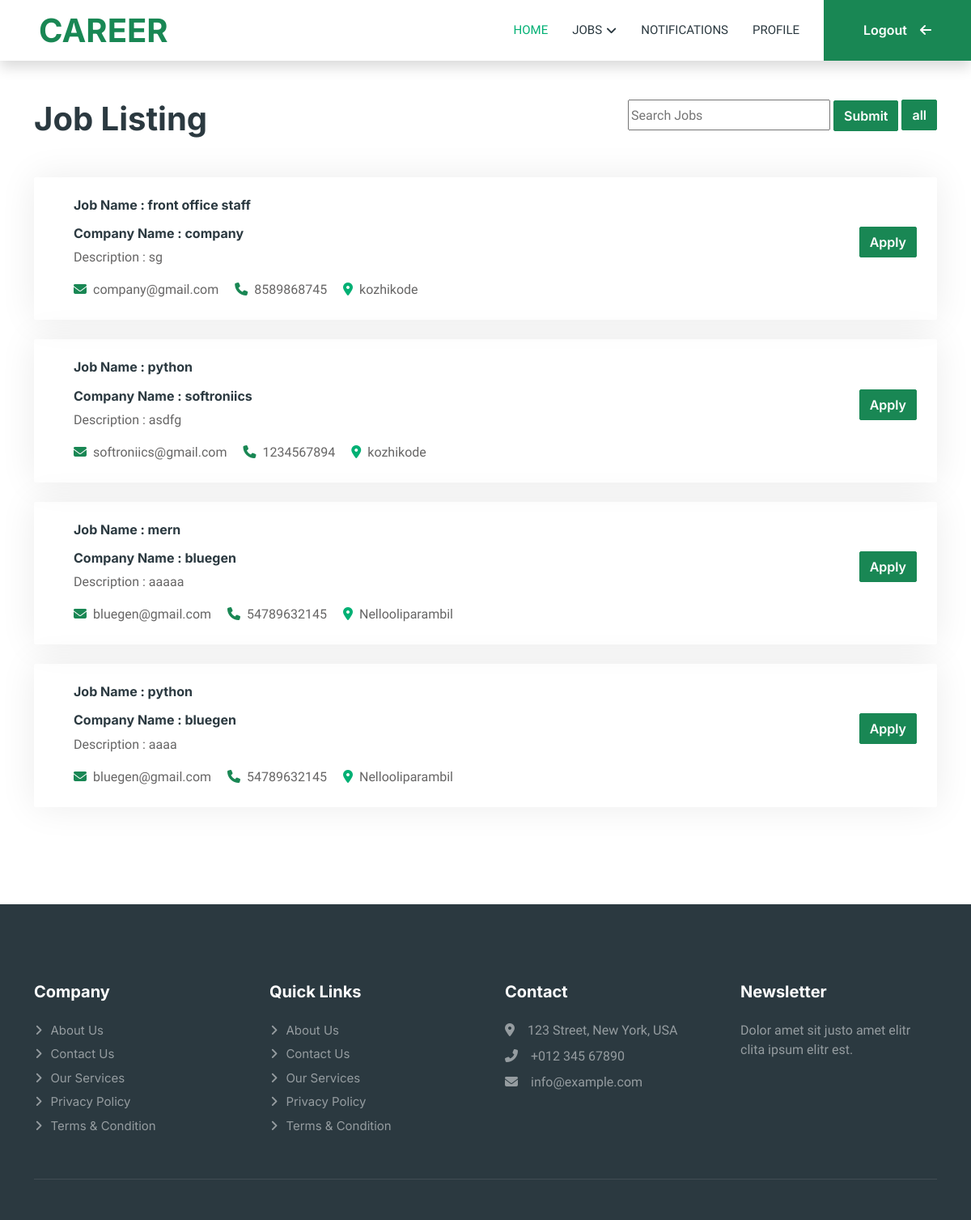
/jobview (signed in), run on an earlier commit of the app's database.
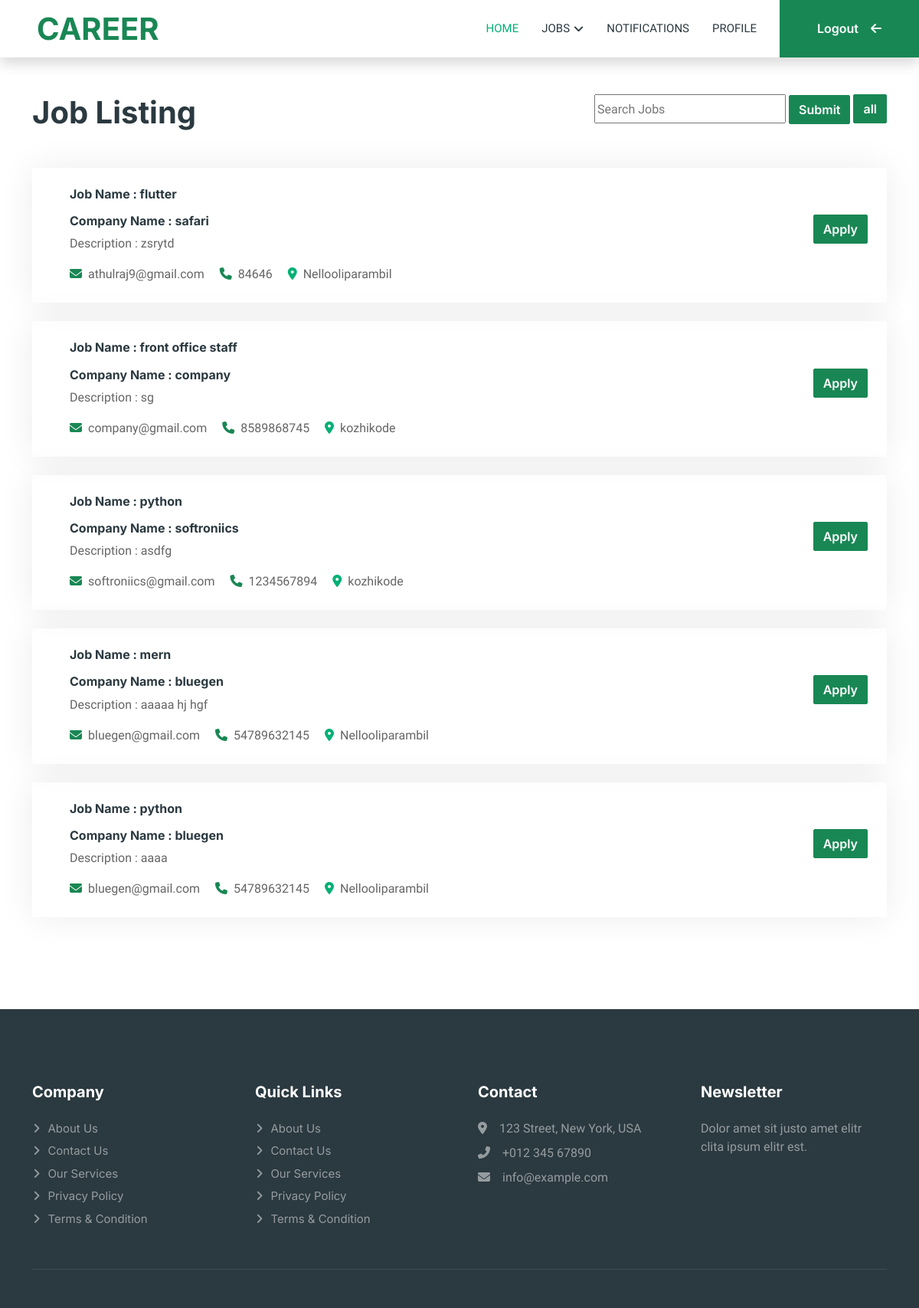
And on a later commit of the database.
### app1/models.py (models this page shows, shortened)
class job(models.Model):
    company_id = models.ForeignKey(companyreg, on_delete=models.CASCADE)
    job_name = models.CharField(max_length=200)
    job_description = models.CharField(max_length=200)

class companyreg(models.Model):
    status_choice=(('accepted','accepted'),('rejected','rejected'),('pending','pending'))
    companyname=models.CharField(max_length=200)
    address=models.CharField(max_length=200)
    email=models.CharField(unique=True,max_length=200)
    contact=models.CharField(unique=True,max_length=200)
    username=models.CharField(unique=True,max_length=200)
    password=models.CharField(max_length=200)
    status=models.CharField(choices=status_choice,default='pending',max_length=200)

### app1/views.py (the view)
# urls.py: path('jobview',views.jobview,name='jobview'),
@cache_control(no_cache=True, must_revalidate=True, no_store=True)
def jobview(request):
    if 'uid' in request.session:
        if request.method == "GET":
            data = job.objects.all().order_by('-id')
            return render(request,'viewjob.html',{'data':data})
    else:
        return redirect(logins)

### template/viewjob.html (shortened to what this page needs)
    {% extends 'userindex.html' %}
    {% block content %}
    {% load static %}
<head>
</head>
<body>
    <div class="container-xxl py-5" id="joblist">
        <div class="container">
            <div class="d-flex justify-content-between  ">
                <h1 class="text-center mb-5 wow fadeInUp " data-wow-delay="0.1s">Job Listing</h1>
                <div class="d-flex justify-content-around ">
                <form action="search" method="post">
                    <input type="search" name="search" style="height: 38px;width: 250px;" placeholder="Search Jobs">
                    <input type="submit" class="btn btn-success ">
                    </form>&nbsp;
                    <a href="jobview"><input type="submit" value="all" class="btn btn-success "></a>
                </div>
            </div>
            {% for i in data %}
            <div class="tab-class text-center wow fadeInUp" data-wow-delay="0.3s">
                <div class="tab-content">
                    <div id="tab-1" class="tab-pane fade show p-0 active">
                        <div class="job-item p-4 mb-4">
                            <div class="row g-4">
                                <div class="col-sm-12 col-md-8 d-flex align-items-center">
                                    <div class="text-start ps-4">
                                        <h6 class="mb-3">Job Name : {{i.job_name}}</h6>
                                        <h6>Company Name : {{i.company_id.companyname}}</h6>
                                        <p>Description : {{i.job_description}}</p>
                                        <span class="text-truncate me-3"><i class="fa-solid fa-envelope text-success me-2"></i>{{i.company_id.email}}</span>
                                        <span class="text-truncate me-3"><i class="fa-solid fa-phone text-success me-2"></i>{{i.company_id.contact}}</span>
                                        <span class="text-truncate me-3"><i class="fa fa-map-marker-alt text-primary me-2"></i>{{i.company_id.address}}</span>
                                    </div>
                                </div>
                                <div class="col-sm-12 col-md-4 d-flex flex-column align-items-start align-items-md-end justify-content-center">
                                    <div class="d-flex mb-3">
                                        {% if i.id in data %}
                                            <p class="h6">Already Applied</p>
                                        {% else %}
                                        <form action="application" method="post">
                                            <input type="submit" class="btn btn-success " value="Apply">
                                        </form>
                                        {% endif %}
                                    </div>
                                </div>
                            </div>
                        </div>
                    </div>
                </div>
            </div>
            {% endfor %}
        </div>
    </div>
</body>
{% endblock %}

What changed in the data, as far as the page shows it:
added job: job_name "flutter", company_id.companyname "safari", job_description "zsrytd", company_id.email "athulraj9@gmail.com", company_id.contact "84646", company_id.address "Nellooliparambil"
changed job "mern": job_description "aaaaa" → "aaaaa hj hgf"
